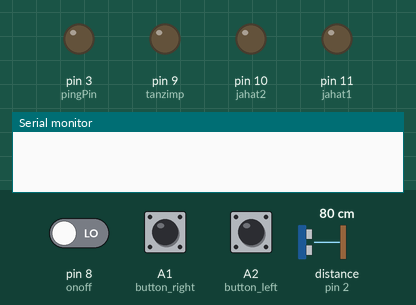
This sketch was run on a simulated Arduino Uno, built with avr-gcc and run on an emulated ATmega328P. Parts: output pins drawn as LEDs (lit = HIGH), the last lines printed to the serial monitor. The inputs (shaded band) are chosen by the test bench; at power-on: pin 8 (onoff) LOW, A1 (button_right) LOW, A2 (button_left) LOW, distance to the obstacle (sensor on pin 2) 80 cm. The echo pulse lasts 58.3 µs per cm.

Above: at 1.2 s.
1.3 s: pin 8 (onoff) driven HIGH
At 2.1 s:
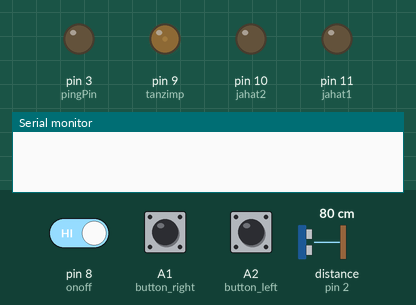
2.8 s: A1 (button_right) pulled HIGH for 1 s
At 2.95 s:
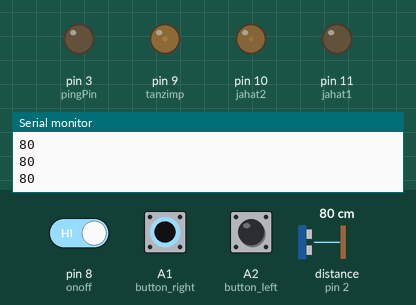
5.3 s: A2 (button_left) pulled HIGH for 0.15 s
At 5.46 s:
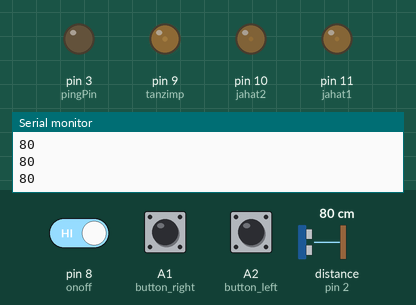
7.0 s: distance to the obstacle (sensor on pin 2) set to 2 cm
At 7.4 s:
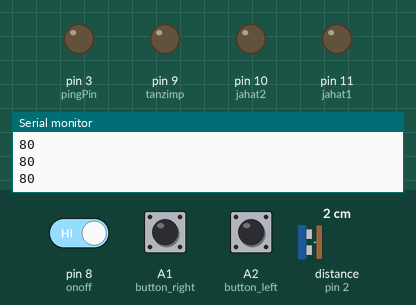
8.5 s: A1 (button_right) pulled HIGH for 0.15 s
At 8.6 s:
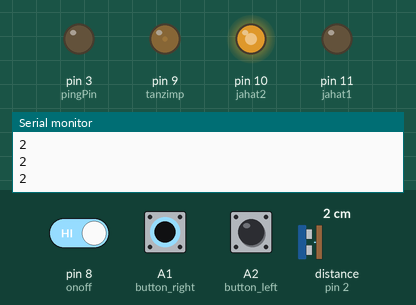
11.5 s: distance to the obstacle (sensor on pin 2) set to 6 cm
At 12.1 s:
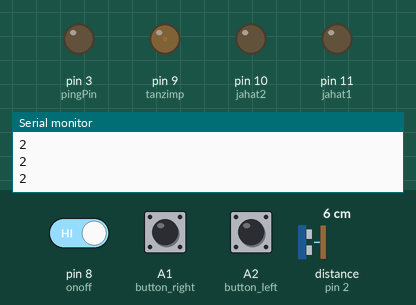
Timing chart, 0 to 14.0 s (numbered marks = the images above; inputs shaded):
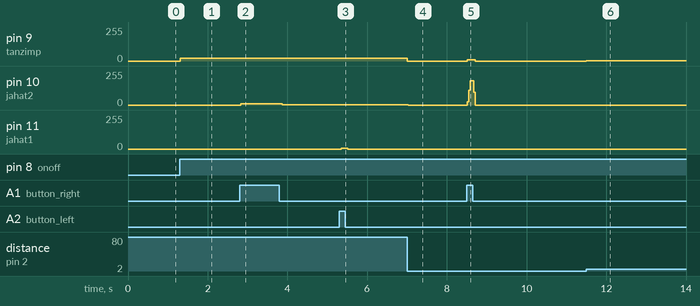

The sketch:

curtain.ino
```cpp
int noor;
int darsad;
int tool;
int count=0;
int k=0;
char in;
String s="";
//int count;
int tanzimp=9;
int jahat1=11;
int jahat2=10;
//int pl=A4;
//int pr=A2;
int button_right=A1;
int button_left=A2;
int onoff=8;
int to=A0;
const int echoPin = 2; // Echo Pin of Ultrasonic Sensor
const int pingPin = 3; // Trigger Pin of Ultrasonic Sensor
void setup() {
  // put your setup code here, to run once:
  pinMode(pingPin, OUTPUT); // initialising pin 3 as output
  pinMode(echoPin, INPUT); // initialising pin 2 as input
pinMode(to,INPUT);
pinMode(button_right,INPUT);
pinMode(button_left,INPUT);
pinMode(onoff,INPUT);
pinMode(jahat1,OUTPUT);
pinMode(jahat2,OUTPUT);
pinMode(tanzimp,OUTPUT);
//pinMode(pl,INPUT);
//pinMode(pr,INPUT);
Serial.begin(9600);
}

void loop() {
  int on_off=digitalRead(onoff);
  //rahandazi
  if(on_off==1){
  // put your main code here, to run repeatedly:
  count=0;
 k=0;
 //daryaft etelaat az veb va ekhtesas dadane moteghayerha
 while (Serial.available()) {
  in=Serial.read();
  if(in=!'/'){
 s=s+in;
  }
  }
  count=s.toInt();
  s="";
  if(0<=count<=100){
    darsad=count;
  }
  if(100<count<1111){
    tool=count/1.5;
  }
  if(count==6000){
    noor=1;
  }
  if(count==7000){
    noor=0;
  }
  //ultrasonic sensor
long duration, inches, place;

  digitalWrite(pingPin, LOW);
  delayMicroseconds(2);

  digitalWrite(pingPin, HIGH);
  delayMicroseconds(10);

  digitalWrite(pingPin, LOW);


  duration = pulseIn(echoPin, HIGH); // using pulsin function to determine total time
 place = microsecondsToCentimeters(duration); // calling method

//app:gharar gereftan parde dar jaye monaseb
int newplace=tool*darsad/100;
int fasele=abs(place-newplace);
int outputvalue=map(fasele,0,1023,0,255);
//andaze dutty cycle
analogWrite(tanzimp,outputvalue);
//tanzim pwm
if(place<newplace-2)
{
    digitalWrite(jahat1,HIGH);
  digitalWrite(jahat2,LOW);
}
if(place>newplace+2)
{
    digitalWrite(jahat1,LOW);
  digitalWrite(jahat2,HIGH);
}
//app
/*dasti*/
int buttonstate_r=digitalRead(button_right);
int buttonstate_l=digitalRead(button_left);
if(buttonstate_r==1){
  int outputvalue=map(50,0,1023,0,255);
//andaze dutty cycle
analogWrite(tanzimp,outputvalue);
   digitalWrite(jahat1,LOW);
  digitalWrite(jahat2,HIGH);
  Serial.println(place);
}
if(buttonstate_l==1){
   int outputvalue=map(50,0,1023,0,255);
//andaze dutty cycle
analogWrite(tanzimp,outputvalue);
   digitalWrite(jahat1,HIGH);
  digitalWrite(jahat2,LOW);
  Serial.println(place);
}
/*dasti*/
//photocell
if(noor==1){
int torch=digitalRead(to);
 int outputvalue=map(50,0,1023,0,255);
//andaze dutty cycle
analogWrite(tanzimp,outputvalue);
if(0.1<torch<4.5 && place<tool-2){
  digitalWrite(jahat1,HIGH);
  digitalWrite(jahat2,LOW);
}
if(4.5<torch<9.5 && place>4){
   digitalWrite(jahat1,LOW);
  digitalWrite(jahat2,HIGH);
}
}
//photocell
//car nakardan motor dar sar va tah
if(place<=4 || place>=tool-2)
{
   digitalWrite(jahat1,LOW);
  digitalWrite(jahat2,LOW);
}
 //Serial.println(place);

  }
}
//ultrasonic sensor

long microsecondsToCentimeters(long microseconds) // method to covert microsec to centimeters
{
   return microseconds / 29 / 2;
}
```

Measured:
- the behaviour switches between 4 and 5 cm on distance to the obstacle (sensor on pin 2) (found by bisection; images 5 and 6)
- after the input at 1.3 s, pin 9 (tanzimp): 0/255 → 19/255 at once
- after the input at 2.8 s, pin 10 (jahat2): 0/255 → 8/255 at once, → 1/255 1.0 s later
- after the input at 5.3 s, pin 11 (jahat1): 0/255 → 7/255 after 0.05 s, → 0/255 0.16 s later
- after the input at 7.0 s, pin 9 (tanzimp): 19/255 → 0/255 at once; pin 10 (jahat2): 1/255 → 0/255 at once
- after the input at 8.5 s, pin 9 (tanzimp): 0/255 → 11/255 at once, → 0/255 0.20 s later; pin 10 (jahat2): 0/255 → 183/255 at once, → 0/255 0.16 s later
- after the input at 11.5 s, pin 9 (tanzimp): 0/255 → 1/255 at once
